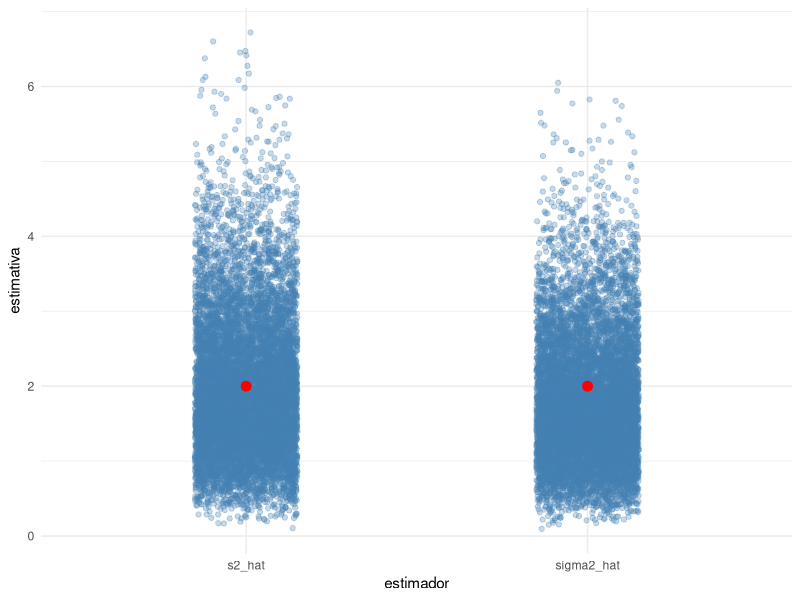
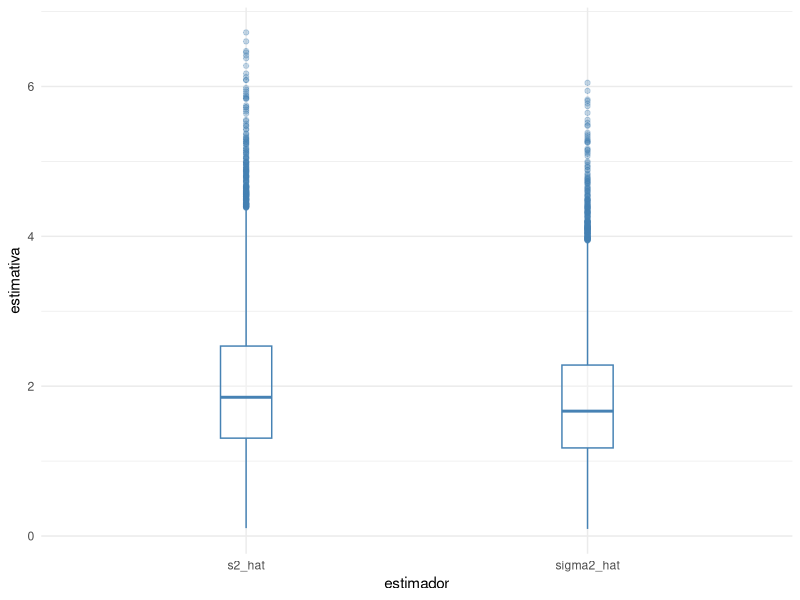

Generate these figures, in order, with R:

# Fixando a semente 
set.seed(2025)

## Definindo a quantidade de repetições monte carlo
B <- 10000

## Defindo o valor verdadeiro de theta para simular
sigma2 <- 2
mu <- 10


## criando vetores nulos numericos 
sigma2_hat<- numeric(B)
s2_hat <- numeric(B)


## simulacao MC 

n=10

for (b in 1:B) {
  x <- rnorm(n, mean = mu, sd = sqrt(sigma2) )
  sigma2_hat[b] <- sum( ( x - mean(x) )^2 )/n
  s2_hat[b] <- sum( ( x - mean(x) )^2 )/(n-1)
}


library(ggplot2)

df <- data.frame(
  estimativa = c(sigma2_hat, s2_hat),
  estimador = rep(c("sigma2_hat", "s2_hat"), each = B)
)


## Dispersão 

ggplot(df, aes(x = estimador, y = estimativa)) +
  geom_jitter(width = 0.15, alpha = 0.3, color = "steelblue") +
  annotate(
    "point",
    x = c("sigma2_hat", "s2_hat"),
    y = c(sigma2, sigma2),
    color = "red",
    size = 3
  ) +
  theme_minimal()


## Box plot

ggplot(df, aes(x = estimador, y = estimativa)) +
  #geom_jitter(width = 0.15, alpha = 0.3, color = "steelblue") +
  geom_boxplot(width = 0.15, alpha = 0.3, color = "steelblue") +
  theme_minimal()



# Media dos estimadores
mean(sigma2_hat)
mean(s2_hat)


## Variancia dos estimadores
var(sigma2_hat)
var(s2_hat)


## Vies dos estimadores
mean(sigma2_hat) - sigma2 
mean(s2_hat) - sigma2


# Erro Quadrático Médio dos estimadores
mean((sigma2_hat - sigma2)^2)
mean((s2_hat - sigma2)^2)



### AGORA VAMOS SIMULAR O COMPORTAMENTO ASSINTOTICO 


set.seed(2025)

B <- 10000
mu <- 10
sigma2 <- 2

ns <- c(5, 10, 50, 500)

resultados <- data.frame()

for (n in ns) {
  
  sigma2_hat <- numeric(B)
  s2_hat <- numeric(B)
  
  for (b in 1:B) {
    x <- rnorm(n, mean = mu, sd = sqrt(sigma2))
    
    sigma2_hat[b] <- sum((x - mean(x))^2) / n
    s2_hat[b] <- sum((x - mean(x))^2) / (n - 1)
  }
  
  # Media dos estimadores
  media_sigma2_hat = mean(sigma2_hat)
  media_s2_hat = mean(s2_hat)
  
  ## Variancia dos estimadores
  var_sigma2_hat = var(sigma2_hat)
  var_s2_hat = var(s2_hat)
  
  ## Vies ao quadrado dos estimadores
  b2_sigma2_hat = (mean(sigma2_hat) - sigma2)^2 
  b2_s2_hat = (mean(s2_hat) - sigma2)^2
  
  
  # Erro Quadrático Médio dos estimadores
  eqm_sigma2_hat = mean((sigma2_hat - sigma2)^2)
  eqm_s2_hat = mean((s2_hat - sigma2)^2)
  
  
  resultados <- rbind(
    resultados,
    data.frame(
      n = n,
      estimador = c("sigma2_hat", "s2_hat"),
      media = c(media_sigma2_hat, media_s2_hat),
      variancia = c(var_sigma2_hat, var_s2_hat),
      vies2 = c(  b2_sigma2_hat, b2_s2_hat),
      eqm = c( eqm_sigma2_hat, eqm_s2_hat)
    )
  )
}

library(dplyr)

resultados %>%
  mutate(
    media = round(media, 5),
    variancia = round(variancia, 5),
    vies2 = round(vies2, 7),
    eqm = round(eqm, 5)
  )
